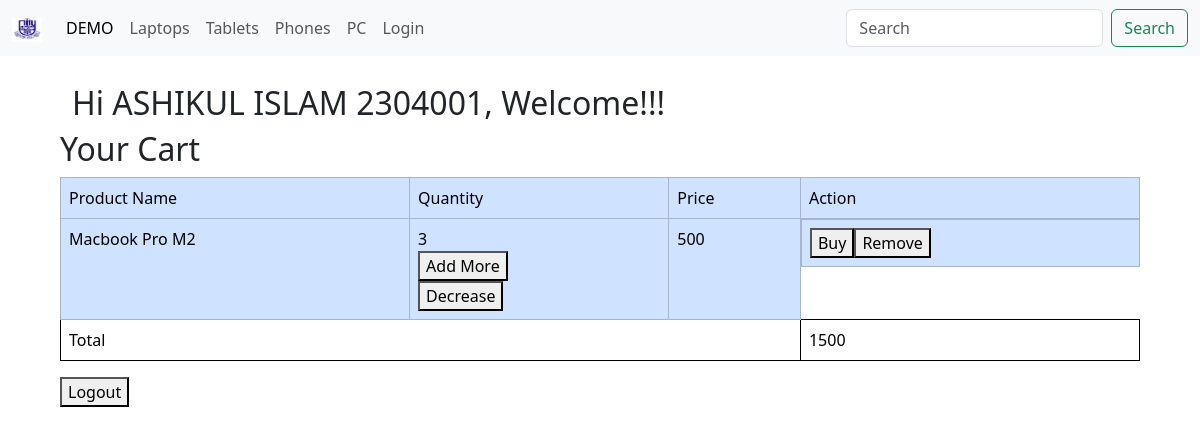
Page /profile (signed in) on the committed database.
### app/models.py (models this page shows)
class User(db.Model,UserMixin):
    id = db.Column(db.Integer, primary_key = True)
    name = db.Column(db.String, nullable = False)
    username = db.Column(db.String , unique = True, nullable = False)
    email = db.Column(db.String, unique = True, nullable = False)
    password = db.Column(db.String)
    profile_pic = db.Column(db.String, nullable = False)
    cart_items = db.relationship("Cart",back_populates="user",lazy = True)
    purchases = db.relationship("Purchase",back_populates = "user", lazy = True)

class Cart(db.Model):
    id = db.Column(db.Integer, primary_key =True)
    user_id = db.Column(db.Integer,db.ForeignKey("user.id"),nullable =False)
    product_id = db.Column(db.Integer, db.ForeignKey("product.id"),nullable = False)
    quantity = db.Column(db.Integer,default = 1)
    product = db.relationship("Product",backref = "cart_items")
    user = db.relationship("User", back_populates = "cart_items")

class Product(db.Model):
    id = db.Column(db.Integer,primary_key = True)
    name = db.Column(db.String(200),nullable = False)
    description = db.Column(db.String(200),nullable = False)
    price = db.Column(db.Integer,nullable = False)
    stock = db.Column(db.Integer,nullable = False)
    category = db.Column(db.String(100),nullable = False)
    image = db.Column(db.String(100),nullable = False)
    time = db.Column(db.DateTime,default= datetime.now)

### app/profile.py (the view)
@profiles.route('/profile')
@login_required
def profile():
    username = current_user.username
    email = current_user.email
    picture_url = current_user.profile_pic
    cart_items = Cart.query.filter(Cart.user_id == current_user.id).all()
    total = 0
    for i in cart_items:
        total = total + (i.product.price)*i.quantity
    return render_template('profile.html',username = username,email= email,picture_url = picture_url,cart_items = cart_items,total = total)

### app/__init__.py (called while the page is built)
@login_manager.user_loader
def load_user(user_id):
    from app.models import User
    return User.query.get(int(user_id))

### app/templates/profile.html (shortened to what this page needs)
{% extends 'layout.html' %}
{% block body %}
    <div class="container">
        <div class="row">
            <h2>
                Hi {{ current_user.name }}, Welcome!!!
            </h2>
        </div>
    </div>
    <h2>
        Your Cart
    </h2>
    <table class="table">
        <tr class="table-primary">
            <td class="table-primary ">
                Product Name
            </td>
            <td class="table-primary">
                Quantity
            </td>
            <td class="table-primary">
                Price
            </td>
            <td class="table-primary">
                Action
            </td>
        </tr>
        {% for item in cart_items %}
            <tr class="table-primary">
                <td class="table-primary ">
                    {{ item.product.name }}
                </td>
                <td class="table-primary">
                    {{ item.quantity }}
                    <form method="post" action="addquantity">
                        <button type="submit">Add More</button>
                    </form>
                    {% if item.quantity > 1 %}
                    <form method="post" action="decreasequantity">
                        <button type="submit">Decrease</button>
                    </form>
                    {% else %}
                        <button  >Decrease</button>
                    {% endif %}
                </td>
                <td class="table-primary">
                    {{ item.product.price }}
                </td>
                <td class="table-primary" style="display: flex;">
                    <form method="post" action="/checkout">
                        <button  type="submit">Buy</button>
                    </form>
                    <form method="post" action="/removefromcart">
                        <button  type="submit">Remove</button>
                    </form>
                </td>
            </tr>
    {% endfor %}
    <tr>
        <td colspan="3">Total</td>
        <td>{{ total }}</td>
    </tr>
    </table>
    <form action="/logout">
    <button type="submit">Logout</button>
    </form>
{% endblock %}

### app/templates/profile.html (style rules this page uses)
td { border: 1px solid black; }

### rows in the picture
User: name "ASHIKUL ISLAM 2304001"
Cart: product.name "Macbook Pro M2", quantity "3", product.price "500"

### other values in the picture
{{ total }} "1500"
